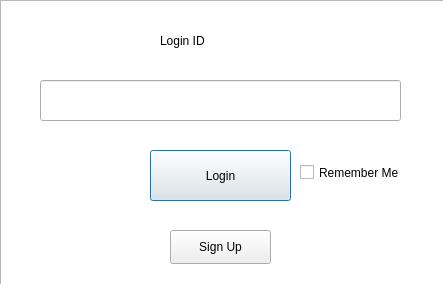
<?xml version="1.0" encoding="UTF-8"?>
<ui version="4.0">
 <class>Dialog</class>
 <widget class="QDialog" name="Dialog">
  <property name="geometry">
   <rect>
    <x>0</x>
    <y>0</y>
    <width>443</width>
    <height>284</height>
   </rect>
  </property>
  <property name="windowTitle">
   <string>Login</string>
  </property>
  <widget class="QLineEdit" name="le_login">
   <property name="geometry">
    <rect>
     <x>40</x>
     <y>80</y>
     <width>361</width>
     <height>41</height>
    </rect>
   </property>
  </widget>
  <widget class="QLabel" name="label">
   <property name="geometry">
    <rect>
     <x>160</x>
     <y>20</y>
     <width>231</width>
     <height>41</height>
    </rect>
   </property>
   <property name="styleSheet">
    <string notr="true">font: 16pt &quot;Segoe UI&quot;;</string>
   </property>
   <property name="text">
    <string>Login ID</string>
   </property>
  </widget>
  <widget class="QPushButton" name="pb_login">
   <property name="geometry">
    <rect>
     <x>150</x>
     <y>150</y>
     <width>141</width>
     <height>51</height>
    </rect>
   </property>
   <property name="styleSheet">
    <string notr="true">font: 16pt &quot;Segoe UI&quot;;</string>
   </property>
   <property name="text">
    <string>Login</string>
   </property>
  </widget>
  <widget class="QPushButton" name="pb_signup">
   <property name="geometry">
    <rect>
     <x>170</x>
     <y>230</y>
     <width>101</width>
     <height>34</height>
    </rect>
   </property>
   <property name="styleSheet">
    <string notr="true">font: 8pt &quot;Segoe UI&quot;;</string>
   </property>
   <property name="text">
    <string>Sign Up</string>
   </property>
  </widget>
  <widget class="QCheckBox" name="cb_r">
   <property name="geometry">
    <rect>
     <x>300</x>
     <y>160</y>
     <width>151</width>
     <height>25</height>
    </rect>
   </property>
   <property name="text">
    <string>Remember Me</string>
   </property>
  </widget>
  <widget class="QGraphicsView" name="graphicsView">
   <property name="geometry">
    <rect>
     <x>0</x>
     <y>0</y>
     <width>451</width>
     <height>291</height>
    </rect>
   </property>
   <property name="styleSheet">
    <string notr="true">border-image: url(:/newPrefix/back.jpg) 0 0 0 0 stretch stretch;</string>
   </property>
  </widget>
  <zorder>graphicsView</zorder>
  <zorder>le_login</zorder>
  <zorder>label</zorder>
  <zorder>pb_login</zorder>
  <zorder>pb_signup</zorder>
  <zorder>cb_r</zorder>
 </widget>
 <resources>
  <include location="resource.qrc"/>
 </resources>
 <connections/>
</ui>
